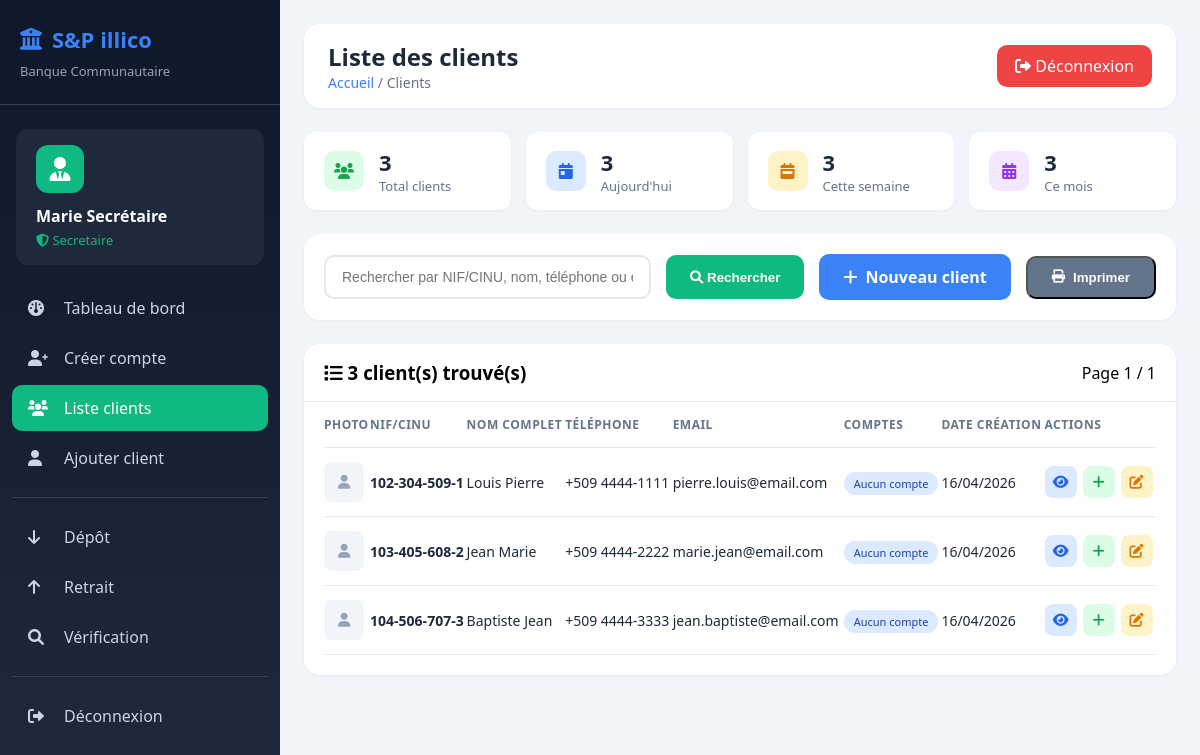
/main/secretaire/liste_clients.php (signed in), run on the app's committed database.
### tables this page shows
CREATE TABLE clients (
    id INT AUTO_INCREMENT PRIMARY KEY,
    id_client VARCHAR(20) NOT NULL UNIQUE,
    nom VARCHAR(50) NOT NULL,
    prenom VARCHAR(50) NOT NULL,
    date_naissance DATE,
    lieu_naissance VARCHAR(100),
    adresse TEXT,
    telephone VARCHAR(20),
    email VARCHAR(100),
    photo VARCHAR(255) DEFAULT NULL,
    type_piece ENUM('NIF','CINU','PASSEPORT','AUTRE') DEFAULT NULL,
    created_at TIMESTAMP DEFAULT CURRENT_TIMESTAMP,
    updated_at TIMESTAMP DEFAULT CURRENT_TIMESTAMP ON UPDATE CURRENT_TIMESTAMP,
    INDEX idx_id_client (id_client),
    INDEX idx_nom_prenom (nom, prenom)
);

### main/secretaire/liste_clients.php (the view, shortened to what this page needs)
<?php
require_once '../config/connexion.php';
$search = $_GET['search'] ?? '';
$page = max(1, intval($_GET['page'] ?? 1));
$limit = 15;
$offset = ($page - 1) * $limit;
$whereClause = "";
$params = [];
$countSql = "SELECT COUNT(*) as total FROM clients" . $whereClause;
$stmt = $pdo->prepare($countSql);
$stmt->execute($params);
$total_clients = $stmt->fetch()['total'];
$total_pages = ceil($total_clients / $limit);
$sql = "SELECT c.*,
        (SELECT COUNT(*) FROM comptes WHERE titulaire_principal_id = c.id) as nb_comptes
        FROM clients c" . $whereClause . " ORDER BY c.created_at DESC LIMIT ? OFFSET ?";
$stmt = $pdo->prepare($sql);
$allParams = array_merge($params, [$limit, $offset]);
$stmt->execute($allParams);
$clients = $stmt->fetchAll();
$stats = $pdo->query("
    SELECT
        COUNT(*) as total,
        SUM(CASE WHEN DATE(created_at) = CURDATE() THEN 1 ELSE 0 END) as aujourdhui,
        SUM(CASE WHEN YEARWEEK(created_at, 1) = YEARWEEK(CURDATE(), 1) THEN 1 ELSE 0 END) as cette_semaine,
        SUM(CASE WHEN MONTH(created_at) = MONTH(CURDATE()) AND YEAR(created_at) = YEAR(CURDATE()) THEN 1 ELSE 0 END) as ce_mois
    FROM clients
")->fetch();
?>
<!DOCTYPE html>
<html lang="fr">
<head>
    <link rel="stylesheet" href="https://cdnjs.cloudflare.com/ajax/libs/font-awesome/6.0.0/css/all.min.css">
</head>
<body>
    <div class="sidebar">
        <div class="sidebar-header">
            <h2><i class="fas fa-building-columns"></i> S&P illico</h2>
            <p>Banque Communautaire</p>
        </div>
        <div class="user-info-side">
            <div class="avatar"><i class="fas fa-user-tie"></i></div>
            <div class="name"><?= htmlspecialchars($_SESSION['nom_complet']) ?></div>
            <div class="role"><i class="fas fa-shield"></i> <?= ucfirst($_SESSION['role']) ?></div>
        </div>
        <nav class="nav-menu">
            <a href="dashboard.php" class="nav-item"><i class="fas fa-gauge"></i> Tableau de bord</a>
            <a href="creer_compte.php" class="nav-item"><i class="fas fa-user-plus"></i> Créer compte</a>
            <a href="liste_clients.php" class="nav-item active"><i class="fas fa-users"></i> Liste clients</a>
            <a href="ajouter_client.php" class="nav-item"><i class="fas fa-user"></i> Ajouter client</a>
            <div class="nav-divider"></div>
            <a href="depot.php" class="nav-item"><i class="fas fa-arrow-down"></i> Dépôt</a>
            <a href="retrait.php" class="nav-item"><i class="fas fa-arrow-up"></i> Retrait</a>
            <a href="verification.php" class="nav-item"><i class="fas fa-search"></i> Vérification</a>
            <div class="nav-divider"></div>
            <a href="../logout.php" class="nav-item"><i class="fas fa-sign-out-alt"></i> Déconnexion</a>
        </nav>
    </div>
    <div class="main-content">
        <div class="top-bar">
            <div class="page-title">
                <h1>Liste des clients</h1>
                <div class="breadcrumb"><a href="dashboard.php">Accueil</a> / Clients</div>
            </div>
            <a href="../logout.php" class="logout-btn"><i class="fas fa-sign-out-alt"></i> Déconnexion</a>
        </div>
        <div class="stats-mini">
            <div class="stat-mini">
                <div class="icon green"><i class="fas fa-users"></i></div>
                <div><div class="value"><?= number_format($stats['total']) ?></div><div class="label">Total clients</div></div>
            </div>
            <div class="stat-mini">
                <div class="icon blue"><i class="fas fa-calendar-day"></i></div>
                <div><div class="value"><?= $stats['aujourdhui'] ?></div><div class="label">Aujourd'hui</div></div>
            </div>
            <div class="stat-mini">
                <div class="icon orange"><i class="fas fa-calendar-week"></i></div>
                <div><div class="value"><?= $stats['cette_semaine'] ?></div><div class="label">Cette semaine</div></div>
            </div>
            <div class="stat-mini">
                <div class="icon purple"><i class="fas fa-calendar-alt"></i></div>
                <div><div class="value"><?= $stats['ce_mois'] ?></div><div class="label">Ce mois</div></div>
            </div>
        </div>
        <div class="search-bar">
            <form method="get" style="display: flex; gap: 15px; flex: 1;">
                <input type="text" name="search" class="search-input" placeholder="Rechercher par NIF/CINU, nom, téléphone ou email..." value="<?= htmlspecialchars($search) ?>">
                <button type="submit" class="search-btn"><i class="fas fa-search"></i> Rechercher</button>
            </form>
            <a href="ajouter_client.php" class="btn-add"><i class="fas fa-plus"></i> Nouveau client</a>
            <button class="btn-add" style="background: #64748b;" onclick="window.print()"><i class="fas fa-print"></i> Imprimer</button>
        </div>
        <div class="table-card">
            <div class="table-header">
                <h3><i class="fas fa-list"></i> <?= number_format($total_clients) ?> client(s) trouvé(s)</h3>
                <span>Page <?= $page ?> / <?= $total_pages ?: 1 ?></span>
            </div>
            <div class="table-container">
                <table>
                    <thead>
                        <tr>
                            <th>Photo</th>
                            <th>NIF/CINU</th>
                            <th>Nom complet</th>
                            <th>Téléphone</th>
                            <th>Email</th>
                            <th>Comptes</th>
                            <th>Date création</th>
                            <th>Actions</th>
                        </tr>
                    </thead>
                    <tbody>
                        <?php foreach ($clients as $client): ?>
                        <tr>
                            <td>
                                <?php if ($client['photo']): ?>
                                <img src="../<?= htmlspecialchars($client['photo']) ?>" class="client-photo" alt="Photo">
                                <?php else: ?>
                                <div class="client-photo" style="display: flex; align-items: center; justify-content: center;">
                                    <i class="fas fa-user" style="color: #94a3b8;"></i>
                                </div>
                                <?php endif; ?>
                            </td>
                            <td><strong><?= htmlspecialchars($client['id_client']) ?></strong></td>
                            <td><?= htmlspecialchars($client['prenom'] . ' ' . $client['nom']) ?></td>
                            <td><?= htmlspecialchars($client['telephone'] ?: '-') ?></td>
                            <td><?= htmlspecialchars($client['email'] ?: '-') ?></td>
                            <td>
                                <?php if ($client['nb_comptes'] > 0): ?>
                                <span class="badge badge-success"><i class="fas fa-credit-card"></i> <?= $client['nb_comptes'] ?> compte(s)</span>
                                <?php else: ?>
                                <span class="badge badge-info">Aucun compte</span>
                                <?php endif; ?>
                            </td>
                            <td><?= date('d/m/Y', strtotime($client['created_at'])) ?></td>
                            <td>
                                <div class="action-buttons">
                                    <a href="verification.php?search=<?= urlencode($client['id_client']) ?>" class="action-btn view" title="Voir détails">
                                        <i class="fas fa-eye"></i>
                                    </a>
                                    <a href="creer_compte.php?search_client=<?= urlencode($client['id_client']) ?>" class="action-btn add" title="Ouvrir un compte">
                                        <i class="fas fa-plus"></i>
                                    </a>
                                    <a href="modifier_client.php?id=<?= $client['id'] ?>" class="action-btn edit" title="Modifier">
                                        <i class="fas fa-edit"></i>
                                    </a>
                                </div>
                            </td>
                        </tr>
                        <?php endforeach; ?>
                    </tbody>
                </table>
            </div>
        </div>
    </div>
</body>
</html>

### data on the page
clients: id_client "102-304-509-1", prenom+nom "Louis Pierre", telephone "+509 4444-1111", email "pierre.louis@email.com", created_at "16/04/2026"
clients: id_client "103-405-608-2", prenom+nom "Jean Marie", telephone "+509 4444-2222", email "marie.jean@email.com", created_at "16/04/2026"
clients: id_client "104-506-707-3", prenom+nom "Baptiste Jean", telephone "+509 4444-3333", email "jean.baptiste@email.com", created_at "16/04/2026"

### other printed values
$_SESSION['nom_complet'] "Marie Secrétaire"
$_SESSION['role'] "Secretaire"
$stats['total'] "3"
$stats['aujourdhui'] "3"
$stats['cette_semaine'] "3"
$stats['ce_mois'] "3"
$total_clients "3"
$page "1"
$total_pages ?: 1 "1"
